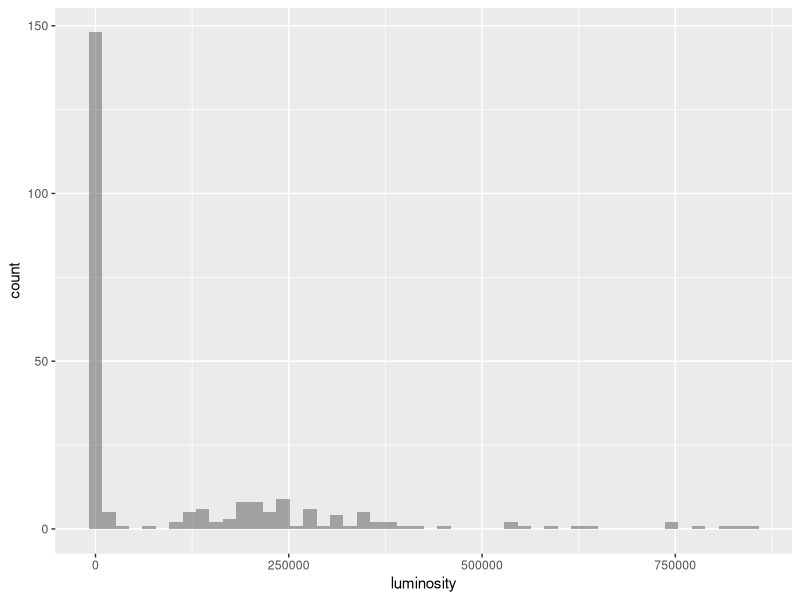
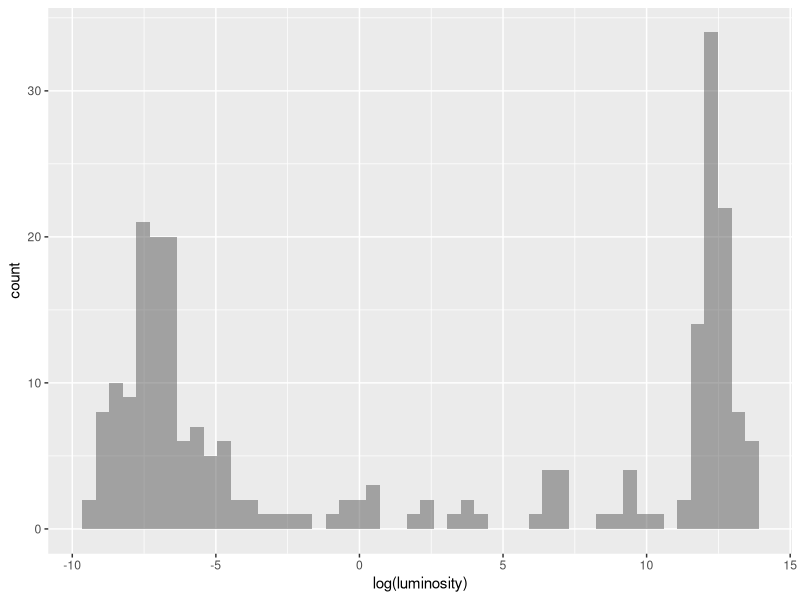
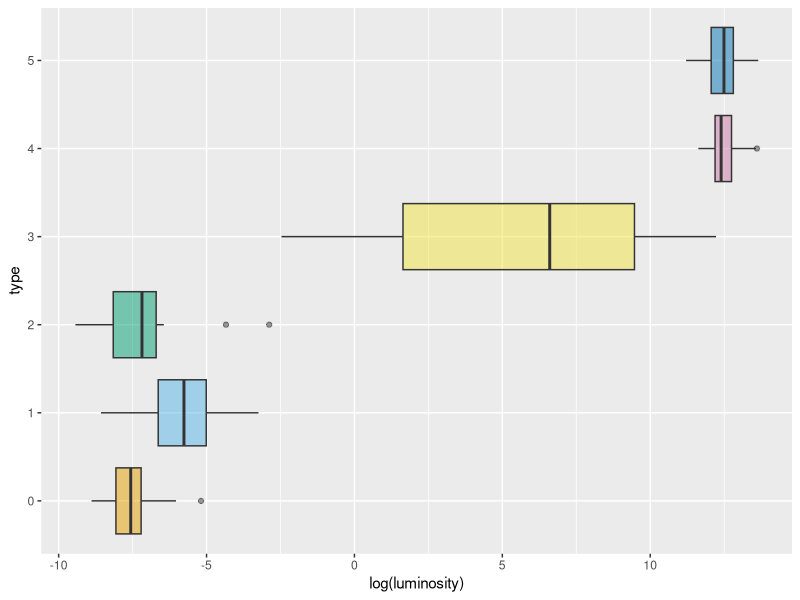

Reproduce these figures in R, in order.
# Import packages
library(tidyverse)

# Set working directory
setwd("/Users/jurtasun/Desktop/Courses/ICL/RCDS_Statistics2/Chapter1")

set_plot_dimensions <- function(width_choice, height_choice) {
      options(repr.plot.width=width_choice, repr.plot.height=height_choice)
}

cbPal <- c("#E69F00", "#56B4E9", "#009E73", "#F0E442", "#CC79A7", "#0072B2", "#D55E00")
set_plot_dimensions(5, 4)

# Load input data
data <- read_csv("stars.csv")
type_key <- c('Brown Dwarf', 'Red Dwarf', 'White Dwarf', 'Main Sequence', 'Supergiant','Hypergiant')
spectral_classes <- c('O','B','A','F','G','K','M')

# Process data
data$type <- factor(data$type)
data$spectral_class <- factor(data$spectral_class, levels=spectral_classes)
head(data)

# Plot
ggplot(data, aes(x=luminosity)) + 
      geom_histogram(bins=50, alpha=0.5)

# Plot log scale
ggplot(data, aes(x=log(luminosity))) + 
      geom_histogram(bins=50, alpha=0.5)

# Split by another variable to compare different groups
ggplot(data, aes(x=type, y=log(luminosity), fill=type)) + 
      scale_fill_manual(values=cbPal) +
      geom_boxplot(alpha=0.5) + 
      guides(fill="none") +
      coord_flip()       
